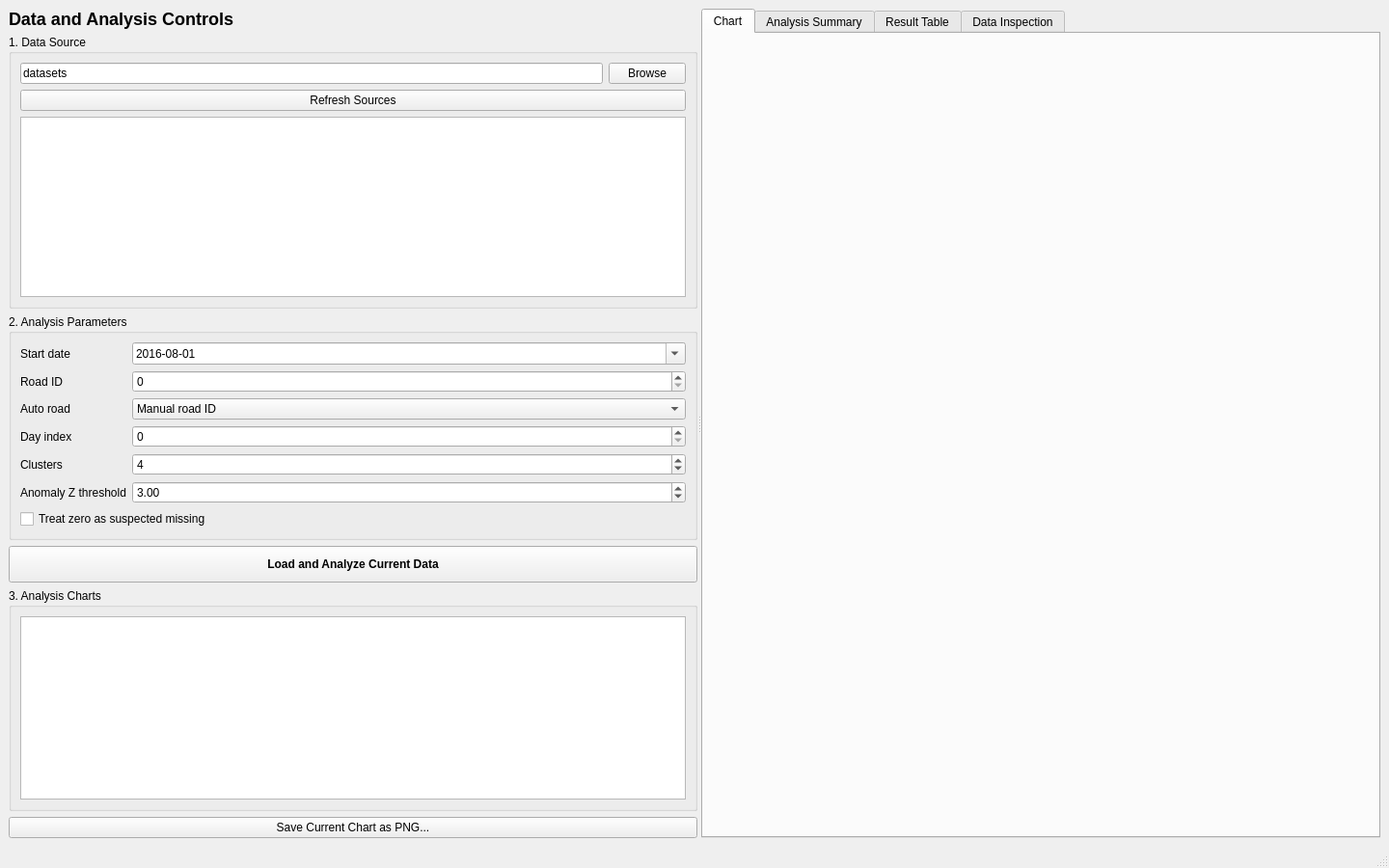
<?xml version="1.0" encoding="UTF-8"?>
<ui version="4.0">
 <class>MainWindow</class>
 <widget class="QMainWindow" name="MainWindow">
  <property name="geometry"><rect><x>0</x><y>0</y><width>1440</width><height>900</height></rect></property>
  <property name="windowTitle"><string>Traffic Spatiotemporal Analysis Platform</string></property>
  <widget class="QWidget" name="centralwidget"><layout class="QHBoxLayout" name="horizontalLayout"><item><widget class="QSplitter" name="splitter">
   <property name="orientation"><enum>Qt::Orientation::Horizontal</enum></property>
   <widget class="QWidget" name="sidebar"><property name="minimumSize"><size><width>330</width><height>0</height></size></property><layout class="QVBoxLayout" name="sideLayout">
    <item><widget class="QLabel" name="titleLabel"><property name="styleSheet"><string>font-size: 18px; font-weight: 600;</string></property><property name="text"><string>Data and Analysis Controls</string></property></widget></item>
    <item><widget class="QGroupBox" name="sourceGroup"><property name="title"><string>1. Data Source</string></property><layout class="QVBoxLayout" name="sourceLayout">
     <item><layout class="QHBoxLayout" name="dirLayout"><item><widget class="QLineEdit" name="dirEdit"><property name="text"><string>datasets</string></property></widget></item><item><widget class="QPushButton" name="browseButton"><property name="text"><string>Browse</string></property></widget></item></layout></item>
     <item><widget class="QPushButton" name="refreshButton"><property name="text"><string>Refresh Sources</string></property></widget></item>
     <item><widget class="QListWidget" name="fileList"><property name="minimumSize"><size><width>0</width><height>160</height></size></property></widget></item>
    </layout></widget></item>
    <item><widget class="QGroupBox" name="parameterGroup"><property name="title"><string>2. Analysis Parameters</string></property><layout class="QFormLayout" name="parameterLayout">
     <item row="0" column="0"><widget class="QLabel" name="startLabel"><property name="text"><string>Start date</string></property></widget></item><item row="0" column="1"><widget class="QDateEdit" name="startDateEdit"><property name="date"><date><year>2016</year><month>8</month><day>1</day></date></property><property name="calendarPopup"><bool>true</bool></property><property name="displayFormat"><string>yyyy-MM-dd</string></property></widget></item>
     <item row="1" column="0"><widget class="QLabel" name="roadLabel"><property name="text"><string>Road ID</string></property></widget></item><item row="1" column="1"><widget class="QSpinBox" name="roadSpin"><property name="maximum"><number>999999</number></property></widget></item>
     <item row="2" column="0"><widget class="QLabel" name="typicalLabel"><property name="text"><string>Auto road</string></property></widget></item><item row="2" column="1"><widget class="QComboBox" name="typicalCombo"><item><property name="text"><string>Manual road ID</string></property></item><item><property name="text"><string>Lowest mean speed</string></property></item><item><property name="text"><string>Highest mean speed</string></property></item><item><property name="text"><string>Closest to overall mean</string></property></item></widget></item>
     <item row="3" column="0"><widget class="QLabel" name="dateLabel"><property name="text"><string>Day index</string></property></widget></item><item row="3" column="1"><widget class="QSpinBox" name="dateSpin"><property name="maximum"><number>99999</number></property></widget></item>
     <item row="4" column="0"><widget class="QLabel" name="clusterLabel"><property name="text"><string>Clusters</string></property></widget></item><item row="4" column="1"><widget class="QSpinBox" name="clusterSpin"><property name="minimum"><number>2</number></property><property name="maximum"><number>30</number></property><property name="value"><number>4</number></property></widget></item>
     <item row="5" column="0"><widget class="QLabel" name="zLabel"><property name="text"><string>Anomaly Z threshold</string></property></widget></item><item row="5" column="1"><widget class="QDoubleSpinBox" name="zSpin"><property name="minimum"><double>1.000000000000000</double></property><property name="maximum"><double>10.000000000000000</double></property><property name="singleStep"><double>0.500000000000000</double></property><property name="value"><double>3.000000000000000</double></property></widget></item>
     <item row="6" column="0" colspan="2"><widget class="QCheckBox" name="zeroMissingCheck"><property name="text"><string>Treat zero as suspected missing</string></property></widget></item>
    </layout></widget></item>
    <item><widget class="QPushButton" name="analyzeButton"><property name="minimumSize"><size><width>0</width><height>38</height></size></property><property name="styleSheet"><string>font-weight: 600;</string></property><property name="text"><string>Load and Analyze Current Data</string></property></widget></item>
    <item><widget class="QGroupBox" name="chartGroup"><property name="title"><string>3. Analysis Charts</string></property><layout class="QVBoxLayout" name="chartLayout"><item><widget class="QListWidget" name="chartList"><property name="minimumSize"><size><width>0</width><height>190</height></size></property></widget></item></layout></widget></item>
    <item><widget class="QPushButton" name="saveFigureButton"><property name="text"><string>Save Current Chart as PNG...</string></property></widget></item>
   </layout></widget>
   <widget class="QTabWidget" name="resultTabs">
    <widget class="QWidget" name="chartTab"><attribute name="title"><string>Chart</string></attribute><layout class="QVBoxLayout" name="plotLayout"/></widget>
    <widget class="QWidget" name="summaryTab"><attribute name="title"><string>Analysis Summary</string></attribute><layout class="QVBoxLayout" name="summaryLayout"><item><widget class="QPlainTextEdit" name="summaryText"><property name="readOnly"><bool>true</bool></property></widget></item></layout></widget>
    <widget class="QWidget" name="tableTab"><attribute name="title"><string>Result Table</string></attribute><layout class="QVBoxLayout" name="tableLayout"><item><widget class="QLabel" name="tableHint"><property name="text"><string>The result table follows the selected analysis chart.</string></property></widget></item><item><widget class="QTableView" name="tableView"><property name="sortingEnabled"><bool>true</bool></property></widget></item></layout></widget>
    <widget class="QWidget" name="qualityTab"><attribute name="title"><string>Data Inspection</string></attribute><layout class="QVBoxLayout" name="qualityLayout"><item><widget class="QPlainTextEdit" name="qualityText"><property name="readOnly"><bool>true</bool></property></widget></item></layout></widget>
   </widget>
  </widget></item></layout></widget>
  <widget class="QStatusBar" name="statusbar"/>
 </widget>
 <resources/><connections/>
</ui>
